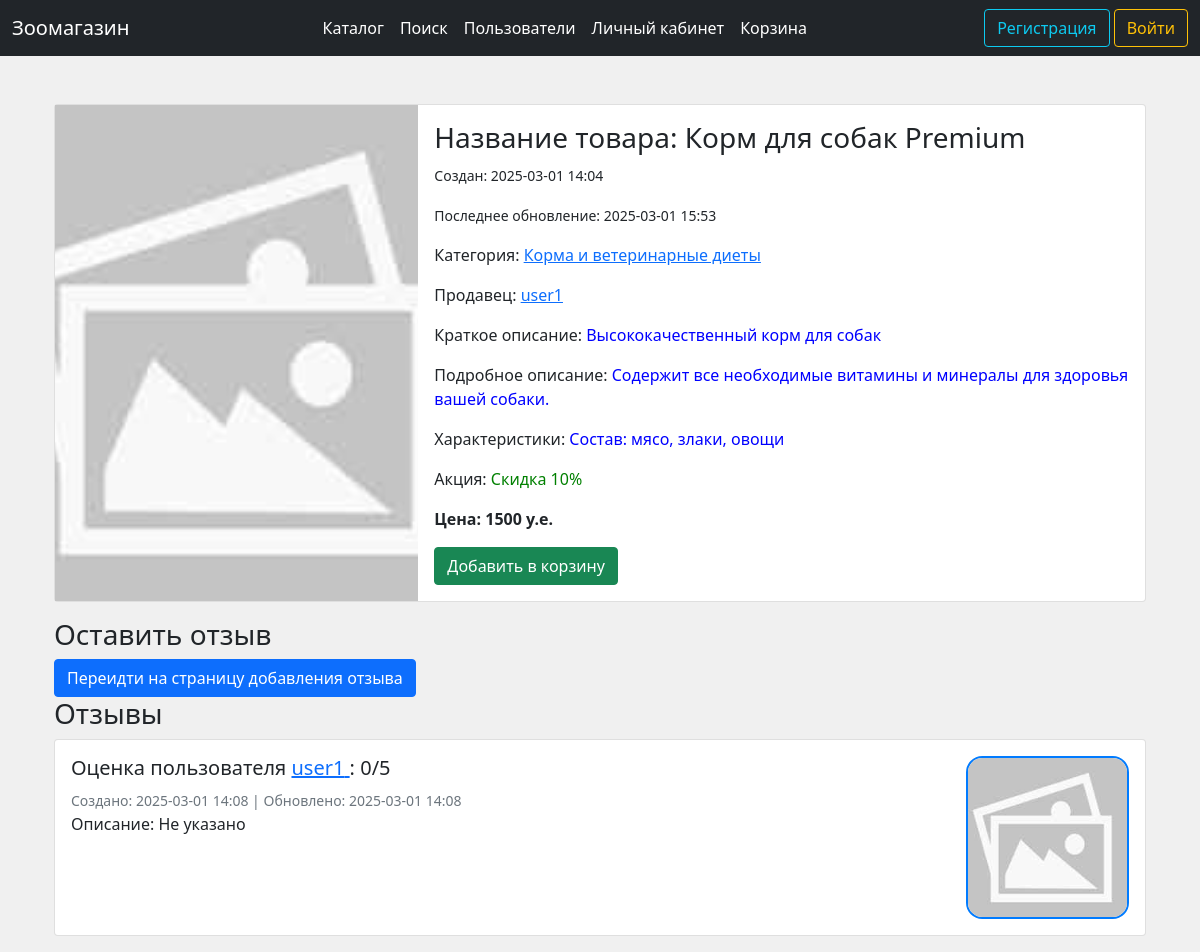
Before: /product/1 with the older database file.
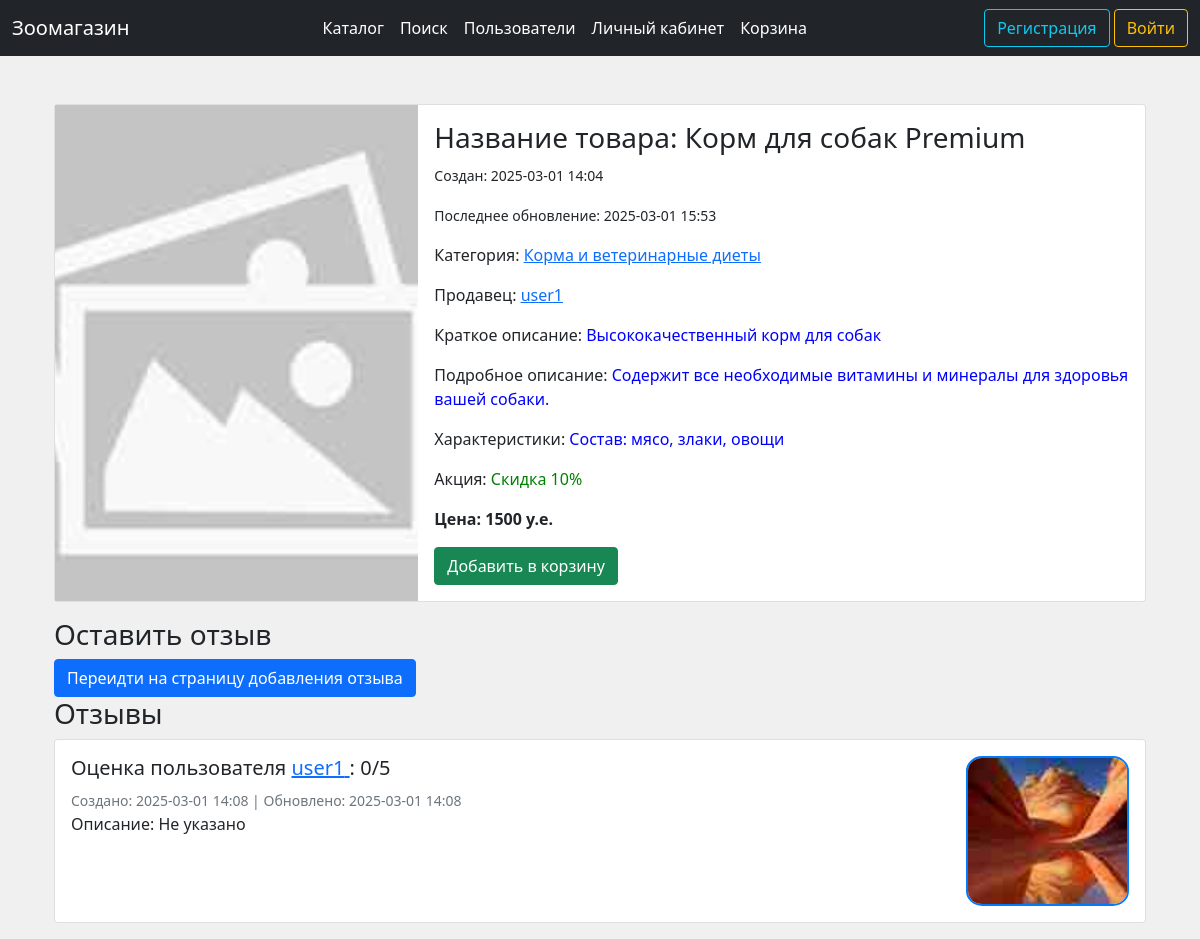
After: the same page with the newer database file.
### data/product.py (models this page shows)
class Product(SqlAlchemyBase, SerializerMixin):
    __tablename__ = 'products'
    id = sqlalchemy.Column(
        sqlalchemy.Integer, autoincrement=True,
        primary_key=True, nullable=False)
    user_id = sqlalchemy.Column(
        sqlalchemy.Integer, sqlalchemy.ForeignKey('users.id'), nullable=False)
    category_id = sqlalchemy.Column(
        sqlalchemy.Integer, sqlalchemy.ForeignKey('categories.id'), nullable=False)
    name = sqlalchemy.Column(sqlalchemy.String, default="Без названия")
    profile_img_path = sqlalchemy.Column(sqlalchemy.String, default=os.path.join('static', 'imgs', 'noimg.jpg'))
    short_description = sqlalchemy.Column(sqlalchemy.String, default="Нет данных")
    long_description = sqlalchemy.Column(sqlalchemy.String, default="Нет данных")
    specifications = sqlalchemy.Column(sqlalchemy.String, default="Нет данных")
    promo = sqlalchemy.Column(sqlalchemy.String, default="Нет")
    price = sqlalchemy.Column(sqlalchemy.Integer, default=0)
    price_title = sqlalchemy.Column(sqlalchemy.String, default="Не указана")
    time = sqlalchemy.Column(sqlalchemy.DateTime, default=datetime.now)
    last_edit_time = sqlalchemy.Column(sqlalchemy.DateTime, default=datetime.now)
    user = orm.relation('User')
    category = orm.relation('Category')

### data/category.py (models this page shows)
class Category(SqlAlchemyBase, SerializerMixin):
    __tablename__ = 'categories'
    id = sqlalchemy.Column(
        sqlalchemy.Integer, autoincrement=True, primary_key=True, nullable=False)
    name = sqlalchemy.Column(
        sqlalchemy.String, unique=True, nullable=False)

### data/user.py (models this page shows, shortened)
class User(SqlAlchemyBase, UserMixin, SerializerMixin):
    __tablename__ = 'users'
    id = sqlalchemy.Column(
        sqlalchemy.Integer, autoincrement=True,
        primary_key=True, nullable=False)
    name = sqlalchemy.Column(sqlalchemy.String, nullable=False)
    email = sqlalchemy.Column(
        sqlalchemy.String, index=True, unique=True, nullable=True)
    hashed_password = sqlalchemy.Column(
        sqlalchemy.String, nullable=False)
    role_id = sqlalchemy.Column(
        sqlalchemy.Integer, sqlalchemy.ForeignKey('roles.id'), default=2)
    balance = sqlalchemy.Column(sqlalchemy.Integer, default=0)
    about = sqlalchemy.Column(sqlalchemy.String, default="Это описание профиля пользователя. Здесь можно указать интересы и другую информацию.")
    profile_img_path = sqlalchemy.Column(sqlalchemy.String, default=os.path.join('static', 'imgs', 'noimg.jpg'))
    time = sqlalchemy.Column(sqlalchemy.DateTime, default=datetime.now)
    role = orm.relation('Role')

### data/review.py (models this page shows)
class Review(SqlAlchemyBase, SerializerMixin):
    __tablename__ = 'reviews'
    id = sqlalchemy.Column(
        sqlalchemy.Integer, autoincrement=True,
        primary_key=True, nullable=False)
    user_id = sqlalchemy.Column(
        sqlalchemy.Integer, sqlalchemy.ForeignKey('users.id'), nullable=False)
    product_id = sqlalchemy.Column(
        sqlalchemy.Integer, sqlalchemy.ForeignKey('products.id'), nullable=False)
    time = sqlalchemy.Column(sqlalchemy.DateTime, default=datetime.now)
    last_edit_time = sqlalchemy.Column(sqlalchemy.DateTime, default=datetime.now)
    score = sqlalchemy.Column(sqlalchemy.Integer, default=0)
    about = sqlalchemy.Column(sqlalchemy.String, default="Не указано")
    profile_img_path = sqlalchemy.Column(sqlalchemy.String, default='')
    user = orm.relation('User')
    category = orm.relation('Product')

### main.py (the view)
@app.route("/product/<int:product_id>", methods=['GET', 'POST'])
def product_page(product_id):
    session = db_session.create_session()
    product = session.query(Product).filter(Product.id == product_id).first()
    if not product:
        abort(404)
    category_name = session.query(Category).filter(Category.id == product.category_id).first().name
    seller = session.query(User).filter(User.id == product.user_id).first()
    seller_name = seller.name if seller else "Notfound"
    reviews = session.query(Review).filter(Review.product_id == product_id)
    reviews_users_names = [
        session.query(User).filter(User.id == elem.user_id).first().name
        for elem in reviews
    ]
    is_user_review_exists = False
    if current_user.is_authenticated and reviews.filter(Review.user_id == current_user.id).first():
        is_user_review_exists = True
    is_in_user_card = False
    if current_user.is_authenticated:
        card_entry = session.query(CardEntry).filter(
            CardEntry.product_id == product_id,
            CardEntry.user_id == current_user.id).first()
        if card_entry:
            is_in_user_card = True
    return render_template('product.html', product=product,
                           category_name=category_name, seller_name=seller_name,
                           user=current_user, reviews=reviews,
                           is_user_review_exists=is_user_review_exists,
                           is_in_user_card=is_in_user_card,
                           reviews_users_names=reviews_users_names)

### templates/product.html (shortened to what this page needs)
{% extends 'base.html' %}
{% block content %}
    <div class="container mt-5">
        <div class="card mb-3">
            <div class="row g-0">
                <div class="col-md-4">
                    <img src="/{{ product.profile_img_path }}" style="width: 100%; height: 100%; object-fit: cover;" alt="{{ product.name }}" onerror="this.src='/static/imgs/noimg.jpg'; this.alt='noimg.jpg';">
                </div>
                <div class="col-md-8">
                    <div class="card-body">
                        <h3 class="card-title">Название товара: {{ product.name }}</h3>
                        <p class="card-text"><small class="text-body-secondary">Создан: {{ product.time.strftime("%Y-%m-%d %H:%M") }}</small></p>
                        <p class="card-text"><small class="text-body-secondary">Последнее обновление: {{ product.last_edit_time.strftime("%Y-%m-%d %H:%M") }}</small></p>
                        <div>
                            <p>Категория:
                                <a href="/categories/{{ product.category_id }}">
                                    <span>{{ category_name }}</span>
                                </a>
                            </p>
                        </div>
                        <div>
                            <p>Продавец:
                                <a href="/profile/{{ product.user_id }}">
                                    <span>{{ seller_name }}</span>
                                </a>
                            </p>
                        </div>
                        <p>Краткое описание: <span style="color: blue">{{ product.short_description }}</span></p>
                        <p>Подробное описание: <span style="color: blue">{{ product.long_description }}</span></p>
                        <p>Характеристики: <span style="color: blue">{{ product.specifications }}</span></p>
                        <p>Акция: <span style="color: green">{{ product.promo }}</span></p>
                        <p class="card-text"><strong>Цена: {{ product.price }} у.е.</strong></p>
                        {% if is_in_user_card %}
                        <a href="/user_card/{{ current_user.id }}" class="btn btn-success">Переидти в корзину</a>
                        {% else %}
                        <a href="/add_to_user_card/{{ product.id }}" class="btn btn-success">Добавить в корзину</a>
                        {% endif %}
                    </div>
                </div>
            </div>
        </div>
        <h3>Оставить отзыв</h3>
        {% if not is_user_review_exists %}
        <a href="/add_review/{{ product.id }}" class="btn btn-primary">Переидти на страницу добавления отзыва</a>
        {% else %}
        <p>Вы уже оставили отзыв.</p>
        {% endif %}
        <h3>Отзывы</h3>
        {% set loop_iteration_count = namespace(value=0) %}
        {% for review in reviews %}
        <div class="card mb-3">
            <div class="card-body">
                <div class="row g-3">
                    <div class="col-sm-10">
                        <h5 class="card-title">
                            Оценка пользователя
                            <a href="/profile/{{ review.user_id }}">
                                <span>{{ reviews_users_names[loop_iteration_count.value] }}</span>
                            </a>
                            : {{ review.score }}/5
                        </h5>
                        <small class="text-muted">Создано: {{ review.time.strftime("%Y-%m-%d %H:%M") }} | Обновлено: {{ review.last_edit_time.strftime("%Y-%m-%d %H:%M") }}</small><br>
                        <p class="card-text">Описание: {{ review.about }}</p>
                    </div>
                    <div class="col-sm">
                        {% if review.profile_img_path %}
                        <a href="/{{ review.profile_img_path }}" target="_blank">
                            <img src="/{{ review.profile_img_path }}" class="img-fluid" alt="Картинка отзыва" style="width: 100%; height: 100%; object-fit: cover; border-radius: 10%; border: 2px solid #007bff;" onerror="this.src='/static/imgs/noimg.jpg'; this.alt='noimg.jpg';">
                        </a>
                        {% endif %}
                    </div>
                </div>
            </div>
        </div>
        {% set loop_iteration_count.value = loop_iteration_count.value + 1 %}
        {% else %}
        <p>Отзывов пока нет.</p>
        {% endfor %}
    </div>
{% endblock %}

### templates/base.html (shortened to what this page needs)
<!DOCTYPE html>
<html>
<head>
    <link href="https://cdn.jsdelivr.net/npm/bootstrap@5.0.0-beta1/dist/css/bootstrap.min.css"
          rel="stylesheet"
>
    {% set base_title = "Зоомагазин" %}
</head>
<body>
    <header>
        <nav class="navbar navbar-expand-lg navbar-dark bg-dark">
            <div class="container-fluid">
                <a class="navbar-brand" href="/">{{ base_title }}</a>
                <div class="collapse navbar-collapse" id="navbarSupportedContent">
                    <ul class="navbar-nav me-auto my-2 my-lg-0 navbar-nav-scroll" style="margin-left: auto;margin-right: auto;--bs-scroll-height: 100px;">
                      <li class="nav-item">
                        <a class="nav-link active" aria-current="page" href="/">Каталог</a>
                      </li>
                      <li class="nav-item">
                        <a class="nav-link active" href="/search_products">Поиск</a>
                      </li>
                      <li class="nav-item">
                        <a class="nav-link active" href="/search_users">Пользователи</a>
                      </li>
                      <li class="nav-item">
                        <a class="nav-link active" href="/user_page">Личный кабинет</a>
                      </li>
                      <li class="nav-item">
                        <a class="nav-link active" href="/to_card">Корзина</a>
                      </li>
                    </ul>
                    <form class="d-flex">
                        {% if current_user.is_authenticated %}
                        <div class="btn-group"><div>
                            <button type="button" class="btn btn-outline-primary dropdown-toggle" data-bs-toggle="dropdown" data-bs-display="static" aria-expanded="false">
                              <img src="/{{ current_user.profile_img_path }}" width="22" height="22" style="border-radius: 100px;" onerror="this.src='/static/imgs/noimg.jpg'; this.alt='noimg.jpg';">
                              {{ current_user.name }}
                            </button>
                            <ul class="dropdown-menu dropdown-menu-lg-end">
                                <li><a class="dropdown-item" type="button" href="/profile/{{ current_user.id }}">
                                    <svg xmlns="http://www.w3.org/2000/svg" width="16" height="16" fill="currentColor" class="bi bi-person-fill" viewBox="0 0 16 16">
                                        <path d="M3 14s-1 0-1-1 1-4 6-4 6 3 6 4-1 1-1 1H3zm5-6a3 3 0 1 0 0-6 3 3 0 0 0 0 6z"/>
                                    </svg>
                                    Профиль
                                </a></li>
                                <li><a class="dropdown-item" type="button" href="/edit_profile/{{ current_user.id }}">
                                    <svg xmlns="http://www.w3.org/2000/svg" width="16" height="16" fill="currentColor" class="bi bi-person-bounding-box" viewBox="0 0 16 16">
                                        <path d="M1.5 1a.5.5 0 0 0-.5.5v3a.5.5 0 0 1-1 0v-3A1.5 1.5 0 0 1 1.5 0h3a.5.5 0 0 1 0 1h-3zM11 .5a.5.5 0 0 1 .5-.5h3A1.5 1.5 0 0 1 16 1.5v3a.5.5 0 0 1-1 0v-3a.5.5 0 0 0-.5-.5h-3a.5.5 0 0 1-.5-.5zM.5 11a.5.5 0 0 1 .5.5v3a.5.5 0 0 0 .5.5h3a.5.5 0 0 1 0 1h-3A1.5 1.5 0 0 1 0 14.5v-3a.5.5 0 0 1 .5-.5zm15 0a.5.5 0 0 1 .5.5v3a1.5 1.5 0 0 1-1.5 1.5h-3a.5.5 0 0 1 0-1h3a.5.5 0 0 0 .5-.5v-3a.5.5 0 0 1 .5-.5z"/>
                                        <path d="M3 14s-1 0-1-1 1-4 6-4 6 3 6 4-1 1-1 1H3zm8-9a3 3 0 1 1-6 0 3 3 0 0 1 6 0z"/>
                                    </svg>
                                    Редактировать профиль
                                </a></li>
                                <li><a class="dropdown-item" type="button" href="/to_card">
                                    <svg xmlns="http://www.w3.org/2000/svg" width="16" height="16" fill="currentColor" class="bi bi-journal-text" viewBox="0 0 16 16">
                                        <path d="M5 10.5a.5.5 0 0 1 .5-.5h2a.5.5 0 0 1 0 1h-2a.5.5 0 0 1-.5-.5zm0-2a.5.5 0 0 1 .5-.5h5a.5.5 0 0 1 0 1h-5a.5.5 0 0 1-.5-.5zm0-2a.5.5 0 0 1 .5-.5h5a.5.5 0 0 1 0 1h-5a.5.5 0 0 1-.5-.5zm0-2a.5.5 0 0 1 .5-.5h5a.5.5 0 0 1 0 1h-5a.5.5 0 0 1-.5-.5z"/>
                                        <path d="M3 0h10a2 2 0 0 1 2 2v12a2 2 0 0 1-2 2H3a2 2 0 0 1-2-2v-1h1v1a1 1 0 0 0 1 1h10a1 1 0 0 0 1-1V2a1 1 0 0 0-1-1H3a1 1 0 0 0-1 1v1H1V2a2 2 0 0 1 2-2z"/>
                                        <path d="M1 5v-.5a.5.5 0 0 1 1 0V5h.5a.5.5 0 0 1 0 1h-2a.5.5 0 0 1 0-1H1zm0 3v-.5a.5.5 0 0 1 1 0V8h.5a.5.5 0 0 1 0 1h-2a.5.5 0 0 1 0-1H1zm0 3v-.5a.5.5 0 0 1 1 0v.5h.5a.5.5 0 0 1 0 1h-2a.5.5 0 0 1 0-1H1z"/>
                                    </svg>
                                    Моя корзина
                                </a></li>
                                <li><a class="dropdown-item" type="button" href="/user_orders">
                                    <svg xmlns="http://www.w3.org/2000/svg" width="16" height="16" fill="currentColor" class="bi bi-journal-text" viewBox="0 0 16 16">
                                        <path d="M5 10.5a.5.5 0 0 1 .5-.5h2a.5.5 0 0 1 0 1h-2a.5.5 0 0 1-.5-.5zm0-2a.5.5 0 0 1 .5-.5h5a.5.5 0 0 1 0 1h-5a.5.5 0 0 1-.5-.5zm0-2a.5.5 0 0 1 .5-.5h5a.5.5 0 0 1 0 1h-5a.5.5 0 0 1-.5-.5zm0-2a.5.5 0 0 1 .5-.5h5a.5.5 0 0 1 0 1h-5a.5.5 0 0 1-.5-.5z"/>
                                        <path d="M3 0h10a2 2 0 0 1 2 2v12a2 2 0 0 1-2 2H3a2 2 0 0 1-2-2v-1h1v1a1 1 0 0 0 1 1h10a1 1 0 0 0 1-1V2a1 1 0 0 0-1-1H3a1 1 0 0 0-1 1v1H1V2a2 2 0 0 1 2-2z"/>
                                        <path d="M1 5v-.5a.5.5 0 0 1 1 0V5h.5a.5.5 0 0 1 0 1h-2a.5.5 0 0 1 0-1H1zm0 3v-.5a.5.5 0 0 1 1 0V8h.5a.5.5 0 0 1 0 1h-2a.5.5 0 0 1 0-1H1zm0 3v-.5a.5.5 0 0 1 1 0v.5h.5a.5.5 0 0 1 0 1h-2a.5.5 0 0 1 0-1H1z"/>
                                    </svg>
                                    Мои заказы
                                </a></li>
                                <li><a class="btn btn-outline-warning header-btn dropdown-item" type="button" href="/logout">
                                    <svg xmlns="http://www.w3.org/2000/svg" width="16" height="16" fill="currentColor" class="bi bi-reply-fill" viewBox="0 0 16 16">
                                        <path d="M5.921 11.9L1.353 8.62a.719.719 0 0 1 0-1.238L5.921 4.1A.716.716 0 0 1 7 4.719V6c1.5 0 6 0 7 8-2.5-4.5-7-4-7-4v1.281c0 .56-.606.898-1.079.62z"/>
                                    </svg>
                                    Выйти из аккаунта
                                </a></li>
                            </ul>
                        </div></div>
                        {% else %}
                        <div>
                            <a class="btn btn-outline-info" href="/register">Регистрация</a>
                            <a class="btn btn-outline-warning" href="/login">Войти</a>
                        </div>
                        {% endif %}
                    </form>
                </div>
            </div>
        </nav>
    </header>
    <main role="main" class="container">
        {% block content %}{% endblock %}
    </main>
</body>
</html>

Changed rows visible on the page:
changed Review "Не указано": profile_img_path: picture added in place of a placeholder
